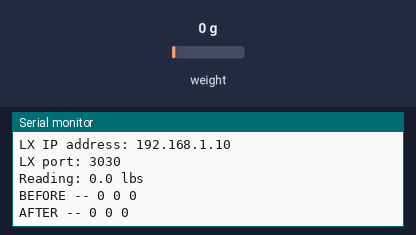
This sketch was run on a simulated ESP32. Shown: the last lines printed to the serial monitor. The inputs (shaded band) are chosen by the test bench; at power-on: weight on the scale 0 g. WiFi joins after 1.5 s; servers stay silent unless stated.

Above: at 4.7 s.
4.8 s: weight on the scale set to 100 g
At 5.88 s:
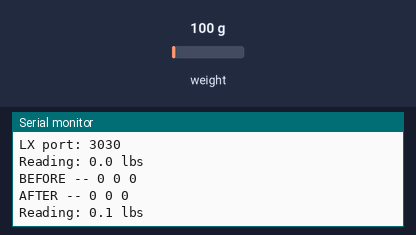
6.3 s: weight on the scale set to 1250 g
At 8.8 s:
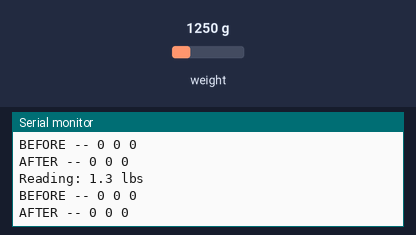
Timing chart, 0 to 10.3 s (numbered marks = the images above; inputs shaded):
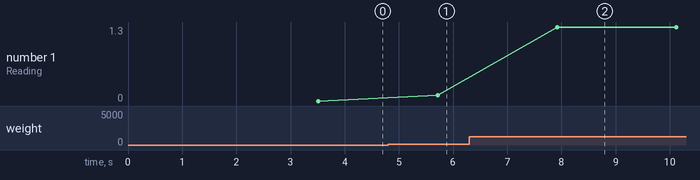

The sketch:

Test-Ladder-One.ino
```cpp
/*
 Teensy + Feather adapter pinout:
  5 -> CLK
  6 -> DOUT1
  9 -> DOUT2
  4 -> DOUT3
  3V -> VCC
  AREF -> VDD
  GND -> GND

 The HX711 board can be powered from 2.7V to 5V
*/

#include "HX711.h"
#include <SPI.h>
#include <Ethernet2.h>
#include <EthernetUdp2.h>
#include <OSCMessage.h>

// ------------------ Configuration for the load cells ------------------

#define calibration_factor 10500.0  // Make sure to let it start up with base weight already hanging
#define CHECK_INTERVAL 2000         // Delay in ms between sensor checks
#define STAY_OPEN 8000              // Keep the entrance open for 8 seconds after receiving a reading
#define TRIGGER_WEIGHT 5.0         // Min of 50 lbs to trigger the entrance to open

#define OPEN 1
#define CLOSED 0

#define DOUT1  6                    // load cell 1 data input
#define DOUT2  9                    // load cell 2 data input
#define DOUT3  4                   // load cell 3 data input
#define CLK  5

HX711 scale1(DOUT1, CLK);
//HX711 scale2(DOUT2, CLK);
//HX711 scale3(DOUT3, CLK);

int stayOpenCounter = 0;            // Keep the entrance open until we hit the "stay open" time
boolean entranceOpen = 0;           // 0 for closed; 1 for open

// ------------------ Configuration for network messaging ------------------

byte mac[] = { 0xDE, 0xAD, 0xBE, 0xEF, 0xFE, 0xED };

#define OSC_PATH "/lx/master/effect/2/lcv"

int packetNum = 0;      // packet number for testing only
float paramValue = 0;

IPAddress lxServer(192,168,1,10);
//IPAddress lxServer(192,168,42,65);  // Nathalie home
int lxPort = 3030;

// Set the static IP address to use if the DHCP fails to assign
IPAddress ip(192,168,1,11);
//IPAddress ip(192, 168, 42, 200);    // Nathalie home

// Initialize the Ethernet client library
// with the IP address and port of the server
// that you want to connect to (port 80 is default for HTTP):
EthernetClient client;

// An EthernetUDP instance to let us send and receive packets over UDP
EthernetUDP Udp;

//#define WIZ_RESET 9

#if defined(ESP8266)
  // default for ESPressif
  #define WIZ_CS 15
#elif defined(ESP32)
  #define WIZ_CS 33
#elif defined(ARDUINO_STM32_FEATHER)
  // default for WICED
  #define WIZ_CS PB4
#elif defined(TEENSYDUINO)
  #define WIZ_CS 10
#elif defined(ARDUINO_FEATHER52)
  #define WIZ_CS 11
#else   // default for 328p, 32u4 and m0
  #define WIZ_CS 10
#endif

// SETUP STARTS HERE

void setup() {
  // ------------------ Setup for load cells ------------------

  Serial.begin(9600);
  Serial.println("Starting up our three load cells");

  scale1.set_scale(calibration_factor); // assign calibration factor
  scale1.tare();	// Assuming there is no weight on the scale at start up, reset the scale to 0

//  scale2.set_scale(calibration_factor);
//  scale2.tare();

//  scale3.set_scale(calibration_factor);
//  scale3.tare();

  Serial.println("Readings:");

  // ------------------ Setup for networking ------------------

#if defined(WIZ_RESET)
  pinMode(WIZ_RESET, OUTPUT);
  digitalWrite(WIZ_RESET, HIGH);
  delay(100);
  digitalWrite(WIZ_RESET, LOW);
  delay(100);
  digitalWrite(WIZ_RESET, HIGH);
#endif

#if !defined(ESP8266)
  while (!Serial); // wait for serial port to connect.
#endif

  Serial.println("\nHello! I am the Ethernet FeatherWing");

  Ethernet.init(WIZ_CS);

  // give the ethernet module time to boot up:
  delay(1000);

  // start the Ethernet connection:
  if (Ethernet.begin(mac) == 0) {
    Serial.println("Failed to configure Ethernet using DHCP");
    // no point in carrying on, so do nothing forevermore:
    // try to congifure using IP address instead of DHCP:
    Ethernet.begin(mac, ip);
  }
  Udp.begin(8888);

  // print the Ethernet board/shield's IP address:
  Serial.print("My IP address: ");
  Serial.println(Ethernet.localIP());

  Serial.print("LX IP address: ");
  Serial.println(lxServer);
  Serial.print("LX port: ");
  Serial.println(lxPort);
}

// LOOP STARTS HERE

void loop() {
  Serial.print("Reading: ");

  Serial.print(scale1.get_units(), 1); // scale.get_units() returns a float
//  Serial.print(" ");
//  Serial.print(scale2.get_units(), 1);
//  Serial.print(" ");
//  Serial.print(scale3.get_units(), 1);

  Serial.print(" lbs"); // You can change this to kg but you'll need to refactor the calibration_factor
  Serial.println();

  // trigger the sensor team if at least one of the load cells is over weight
  int triggered = scale1.get_units() > TRIGGER_WEIGHT;

  //int triggered = (scale1.get_units() > TRIGGER_WEIGHT) ||
  //                (scale2.get_units() > TRIGGER_WEIGHT) ||
  //                (scale3.get_units() > TRIGGER_WEIGHT);

//  int triggered = 0;
//  triggered = scale3.get_units() > TRIGGER_WEIGHT;

  // Triggered -> SetNewState(1), Set Delay to 0
  // Open && Delay > STAY_OPEN -> SetNewState(0)
  // Open && Delay < STAY_OPEN -> SetNewState(1)

  // if NewState != OldState -> SendNewState, OldState = NewState

  Serial.print("BEFORE -- ");
  Serial.print(triggered);
  Serial.print(" ");
  Serial.print(entranceOpen);
  Serial.print(" ");
  Serial.println(stayOpenCounter);

  if (triggered) {
    setNewState(OPEN);
    stayOpenCounter = 0;
    Serial.println("triggered, so open");
  }

  if (entranceOpen && (stayOpenCounter >= STAY_OPEN)) {
    setNewState(CLOSED);
    stayOpenCounter = 0;
    Serial.println("reset to closed");
  }
  else if (entranceOpen && (stayOpenCounter < STAY_OPEN)) {
    setNewState(OPEN);
    stayOpenCounter += CHECK_INTERVAL;
    Serial.println("stay open and increment counter");
  }

  Serial.print("AFTER -- ");
  Serial.print(triggered);
  Serial.print(" ");
  Serial.print(entranceOpen);
  Serial.print(" ");
  Serial.println(stayOpenCounter);

/*
  if (entranceOpen) {
    if (triggered) {
      stayOpenCounter = 0;                    // reset the open delay
    } else {
      if (stayOpenCounter > STAY_OPEN) {      // check whether we've been open past the delay
        oscMessage(0);                        // if so, close the entrance
      }
      else {
        stayOpenCounter += CHECK_INTERVAL;    // increment the stayOpenCounter
      }
    }
  } else {
    if (triggered) {                          // if the entrance was closed, but triggered
      oscMessage(1);                          // open the entrance
      entranceOpen = 1;                       // mark the entrance as open
      stayOpenCounter = 0;                    // reset the open delay
    }
  }
*/

  delay(CHECK_INTERVAL);  // Check to see if anyone is on the ladder every 2 seconds
}

// FUNCTIONS START HERE

void setNewState(int newState) {
  if (entranceOpen != newState) {
    entranceOpen = newState;
    Serial.print("setting entranceOpen to ");
    Serial.println(entranceOpen);
    oscMessage(newState);
  }
}

void oscMessage(float paramValue) {

    // configure the address and content of the OSC message
    OSCMessage msg(OSC_PATH);
    msg.add(paramValue);

    // create and send the UDP packet
    Udp.beginPacket(lxServer, lxPort);
    msg.send(Udp);
    Udp.endPacket();

    // debugging content printed to the Serial
    packetNum++;
    Serial.print("sent packet ");
    Serial.print(packetNum);
    Serial.print(" with value ");
    Serial.println(paramValue);

    msg.empty(); //free space occupied by message
}
```

Measured:
- after the input at 4.8 s, the serial monitor: prints a new line after 0.92 s (image 1)
- after the input at 6.3 s, the serial monitor: prints a new line after 1.6 s (image 2)
- plotted number 1: 0 → 0.1 after the input at 4.8 s, 0.1 → 1.3 after the input at 6.3 s
